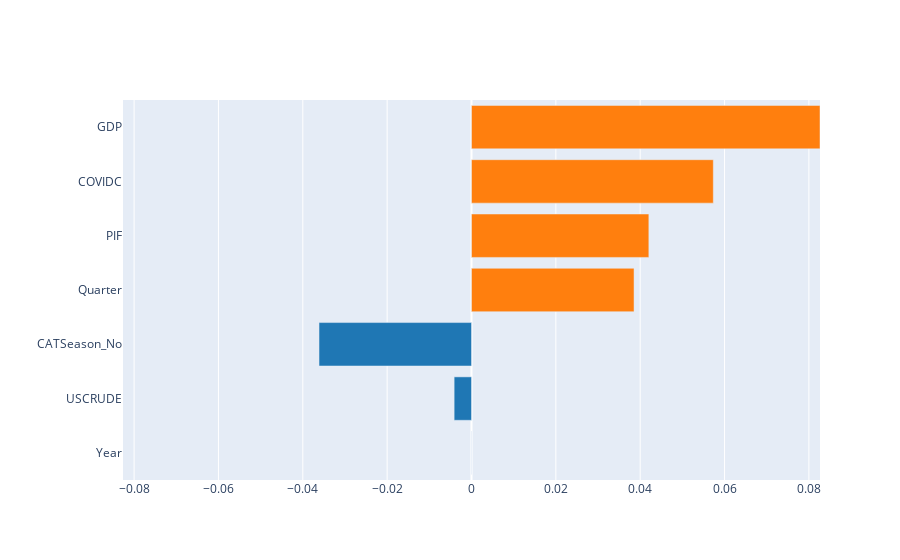

Source (notebook cell):
### Code cell
pfi_train_path=interpret_model(picked_model,use_train_data=True,plot='pfi',save=True)
pfi_train_path.write_image('./viz_selection/%s/pfi_train_%s.png' %(sheetname,model_final_pick))
pfi_train_path

### Figure 1 — Plotly figure (JSON) as saved in the notebook; plotly's stock layout.template omitted (floating-point values rounded to 4 significant figures)
{"data": [{"marker": {"color": ["#1f77b4", "#1f77b4", "#1f77b4", "#ff7f0e", "#ff7f0e", "#ff7f0e", "#ff7f0e"]}, "orientation": "h", "type": "bar", "x": [0, -0.004117, -0.03615, 0.03854, 0.04205, 0.05734, 0.08263], "y": ["Year", "USCRUDE", "CATSeason_No", "Quarter", "PIF", "COVIDC", "GDP"]}], "layout": {"autosize": true, "title": {"text": ""}, "xaxis": {"range": [-0.08263, 0.08263], "title": {"text": ""}, "type": "linear"}, "yaxis": {"automargin": true, "autorange": true, "dtick": 1, "range": [-0.5, 6.5], "title": {"text": ""}, "type": "category"}}}
